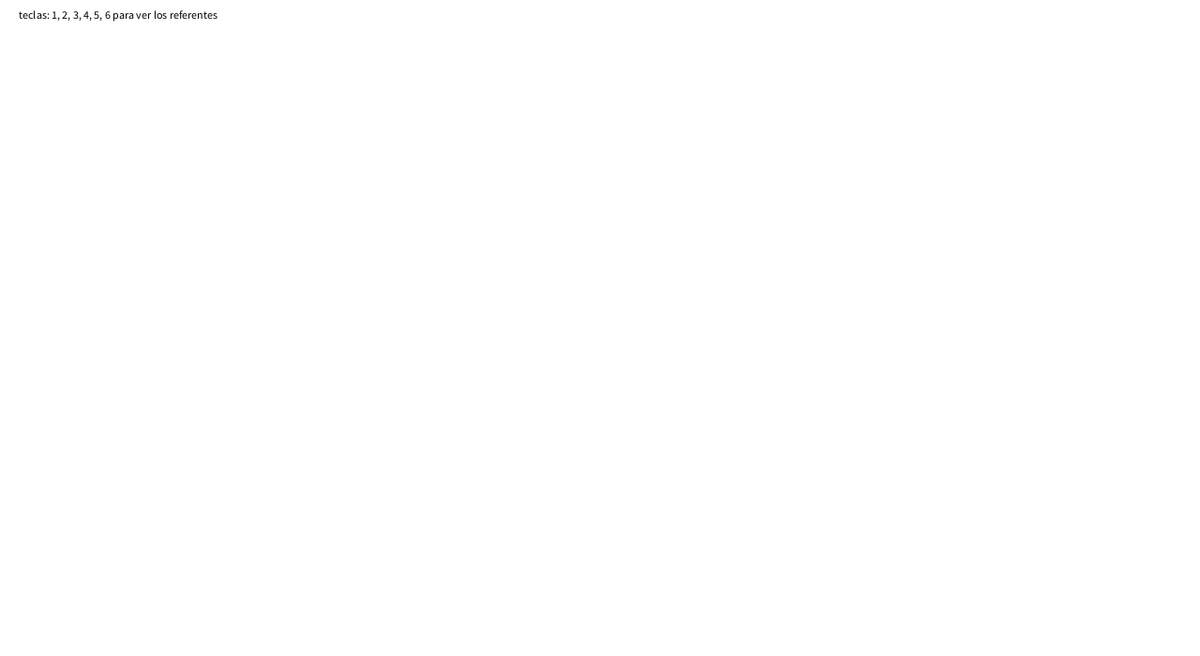
Frame 1 (no input)
Frame 60 (the mouse pressed at the canvas centre just before this capture): identical to frame 1, image omitted
Frame 120 (the mouse held since frame 60 and released just before this capture): identical to frame 1, image omitted

The Processing sketch that drew this single still picture (run headless with seeded random() and noise(); from frame 60 on, the mouse is pressed at the canvas centre):

// Processing sketch: s19t0Josefa
// ── s19t0Josefa.pde
/*
Nombre
Descripción
Uso
*/
Clase z;

int ver;
int index;
float ancho;

boolean a, b, c, d, e, f;

void setup() {
    size(1280, 700);
    z = new Clase(random(40), random(300), random(35));
    ver = 1;
}

void draw() {
    background(255);
    z.referentes();
}

void keyPressed() {

    if (key == '1') {
        a = !a;
    }

    if (key == '2') {
        b = !b;
    }

    if (key == '3') {
        c = !c;
    }
    if (key == '4') {
        d = !d;
    }
    if (key == '5') {
        e = !e;
    }
    if (key == '6') {
        f = !f;
    }
}

// ── Clase.pde
class Clase {

    int index;

    float valor;
    float valorf;
    float valori;

    Clase(float valor, float valorf, float valori) {
        this.valor = valor;
        this.valorf = valorf;
        this.valori = valori;
    }

    void referentes() {
        ref1(a);
        ref2(b);
        ref3(c);
        ref4(d);
        ref5(e);
        ref6(f);
        txt();
    }

    void ref1(boolean a) {

        if (a) {

            for (int i = 0; i < 31; i++) {
                for (int j = 0; j < 7; j++) {
                    fill(0);
                    rect(40 * i + 25, j * 80 + 100, valor, 20);
                }
            }
        }
    }

    void ref2(boolean b) {

        if (b) {
            for (int i = 0; i < 365; i++) {
                pushMatrix();

                translate(width / 2, height / 2);
                rotate(radians(i * 365 / 360));
                stroke(0);
                line(valor, 0, valorf, 0);
                fill(255, 0, 0);
                noStroke();
                ellipse(valor, 0, 2, 2);
                ellipse(valorf, 0, 2, 2);

                popMatrix();
            }
        }
    }

    void ref3(boolean c) {

        if (c) {

            for (int i = 0; i < 365; i++) {
                pushMatrix();

                translate(width / 2, height / 2);
                rotate(radians(i * 365 / 360));

                ellipse(random(50), 0, 2, 2);
                ellipse(random(50, 200), 0, 2, 2);
                popMatrix();
            }
        }
    }

    void ref4(boolean d) {

        if (d) {
            for (int i = 0; i < 31; i++) {
                ellipse(i * 40 + 40, height / 2, valor, valor);
            }
        }
    }

    void ref5(boolean e) {

        if (e) {

            for (int i = 0; i < 31; i++) {
                stroke(0);
                noFill();
                line(150 + i * 30, 600, 150 + i * 30, valorf);
                ellipse(150 + i * 30, valorf, 20, 20);
            }
        }
    }

    void ref6(boolean f) {
        if (f) {
            for (int i = 0; i < 31; i++) {
                for (int j = 0; j < 7; j++) {
                    fill(0);
                    ellipse(40 * i + 25, j * 80 + 100, valor, valor);
                    fill(150);
                    ellipse(40 * i + 25, j * 80 + 100, valor - 15, valor - 15);
                }
            }
        }
    }

    void txt() {
        fill(0);

        text("teclas: 1, 2, 3, 4, 5, 6 para ver los referentes", 20, 20);
    }
}
